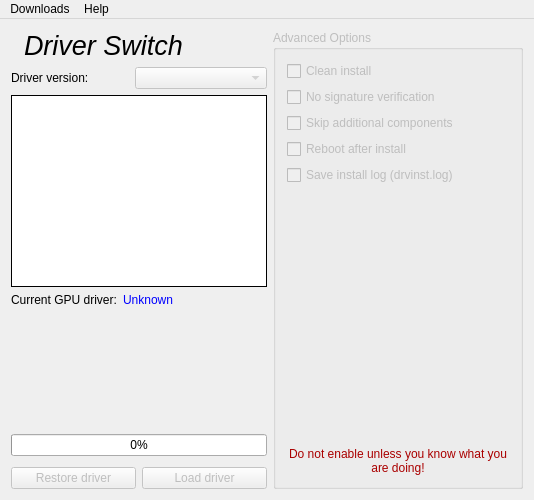
<?xml version="1.0" encoding="UTF-8"?>
<ui version="4.0">
 <class>IGCITDriverSwitchClass</class>
 <widget class="QMainWindow" name="IGCITDriverSwitchClass">
  <property name="geometry">
   <rect>
    <x>0</x>
    <y>0</y>
    <width>534</width>
    <height>500</height>
   </rect>
  </property>
  <property name="windowTitle">
   <string>IGCIT Driver Switch</string>
  </property>
  <property name="windowFilePath">
   <string notr="true"/>
  </property>
  <widget class="QWidget" name="centralWidget">
   <layout class="QHBoxLayout" name="horizontalLayout">
    <item>
     <layout class="QVBoxLayout" name="verticalLayout">
      <property name="sizeConstraint">
       <enum>QLayout::SetDefaultConstraint</enum>
      </property>
      <property name="bottomMargin">
       <number>0</number>
      </property>
      <item>
       <layout class="QHBoxLayout" name="horizontalLayout_2">
        <item>
         <widget class="QLabel" name="label">
          <property name="sizePolicy">
           <sizepolicy hsizetype="Preferred" vsizetype="Preferred">
            <horstretch>0</horstretch>
            <verstretch>0</verstretch>
           </sizepolicy>
          </property>
          <property name="minimumSize">
           <size>
            <width>0</width>
            <height>0</height>
           </size>
          </property>
          <property name="pixmap">
           <pixmap resource="IGCITDriverSwitch.qrc">:/IGCITDriverSwitch/IGCIT-logo-dswitch.png</pixmap>
          </property>
          <property name="scaledContents">
           <bool>false</bool>
          </property>
          <property name="margin">
           <number>0</number>
          </property>
         </widget>
        </item>
        <item>
         <widget class="QLabel" name="label_2">
          <property name="sizePolicy">
           <sizepolicy hsizetype="Preferred" vsizetype="Preferred">
            <horstretch>0</horstretch>
            <verstretch>0</verstretch>
           </sizepolicy>
          </property>
          <property name="text">
           <string>&lt;html&gt;&lt;head/&gt;&lt;body&gt;&lt;p&gt;&lt;span style=&quot; font-size:20pt; font-style:italic;&quot;&gt;Driver Switch&lt;/span&gt;&lt;/p&gt;&lt;/body&gt;&lt;/html&gt;</string>
          </property>
         </widget>
        </item>
        <item>
         <spacer name="horizontalSpacer">
          <property name="orientation">
           <enum>Qt::Horizontal</enum>
          </property>
          <property name="sizeHint" stdset="0">
           <size>
            <width>40</width>
            <height>20</height>
           </size>
          </property>
         </spacer>
        </item>
       </layout>
      </item>
      <item>
       <layout class="QHBoxLayout" name="horizontalLayout_3">
        <property name="topMargin">
         <number>0</number>
        </property>
        <item>
         <widget class="QLabel" name="label_4">
          <property name="sizePolicy">
           <sizepolicy hsizetype="Fixed" vsizetype="Preferred">
            <horstretch>0</horstretch>
            <verstretch>0</verstretch>
           </sizepolicy>
          </property>
          <property name="text">
           <string>Driver version:</string>
          </property>
         </widget>
        </item>
        <item>
         <spacer name="horizontalSpacer_2">
          <property name="orientation">
           <enum>Qt::Horizontal</enum>
          </property>
          <property name="sizeType">
           <enum>QSizePolicy::Fixed</enum>
          </property>
          <property name="sizeHint" stdset="0">
           <size>
            <width>40</width>
            <height>20</height>
           </size>
          </property>
         </spacer>
        </item>
        <item>
         <widget class="QComboBox" name="driversListCombo">
          <property name="enabled">
           <bool>false</bool>
          </property>
         </widget>
        </item>
       </layout>
      </item>
      <item>
       <widget class="QTextEdit" name="logtxtEdit">
        <property name="frameShape">
         <enum>QFrame::Box</enum>
        </property>
        <property name="frameShadow">
         <enum>QFrame::Plain</enum>
        </property>
        <property name="horizontalScrollBarPolicy">
         <enum>Qt::ScrollBarAlwaysOff</enum>
        </property>
        <property name="readOnly">
         <bool>true</bool>
        </property>
       </widget>
      </item>
      <item>
       <layout class="QHBoxLayout" name="horizontalLayout_4">
        <property name="topMargin">
         <number>0</number>
        </property>
        <item>
         <widget class="QLabel" name="label_5">
          <property name="sizePolicy">
           <sizepolicy hsizetype="Fixed" vsizetype="Preferred">
            <horstretch>0</horstretch>
            <verstretch>0</verstretch>
           </sizepolicy>
          </property>
          <property name="text">
           <string>Current GPU driver:</string>
          </property>
         </widget>
        </item>
        <item>
         <widget class="QLabel" name="curGpuDrvLbl">
          <property name="styleSheet">
           <string notr="true">#curGpuDrvLbl{color:blue;}</string>
          </property>
          <property name="text">
           <string>Unknown</string>
          </property>
         </widget>
        </item>
       </layout>
      </item>
      <item>
       <spacer name="verticalSpacer">
        <property name="orientation">
         <enum>Qt::Vertical</enum>
        </property>
        <property name="sizeHint" stdset="0">
         <size>
          <width>20</width>
          <height>40</height>
         </size>
        </property>
       </spacer>
      </item>
      <item>
       <widget class="QProgressBar" name="progressBar">
        <property name="value">
         <number>0</number>
        </property>
       </widget>
      </item>
      <item>
       <spacer name="verticalSpacer_3">
        <property name="orientation">
         <enum>Qt::Vertical</enum>
        </property>
        <property name="sizeType">
         <enum>QSizePolicy::Fixed</enum>
        </property>
        <property name="sizeHint" stdset="0">
         <size>
          <width>20</width>
          <height>5</height>
         </size>
        </property>
       </spacer>
      </item>
      <item>
       <layout class="QHBoxLayout" name="horizontalLayout_5">
        <property name="topMargin">
         <number>0</number>
        </property>
        <item>
         <widget class="QPushButton" name="restoreBtn">
          <property name="enabled">
           <bool>false</bool>
          </property>
          <property name="text">
           <string>Restore driver</string>
          </property>
         </widget>
        </item>
        <item>
         <widget class="QPushButton" name="loadBtn">
          <property name="enabled">
           <bool>false</bool>
          </property>
          <property name="text">
           <string>Load driver</string>
          </property>
         </widget>
        </item>
       </layout>
      </item>
     </layout>
    </item>
    <item>
     <layout class="QVBoxLayout" name="verticalLayout_2">
      <property name="leftMargin">
       <number>0</number>
      </property>
      <item>
       <widget class="QGroupBox" name="advOptsGroup">
        <property name="enabled">
         <bool>false</bool>
        </property>
        <property name="sizePolicy">
         <sizepolicy hsizetype="Expanding" vsizetype="Preferred">
          <horstretch>0</horstretch>
          <verstretch>0</verstretch>
         </sizepolicy>
        </property>
        <property name="minimumSize">
         <size>
          <width>0</width>
          <height>0</height>
         </size>
        </property>
        <property name="title">
         <string>Advanced Options</string>
        </property>
        <layout class="QVBoxLayout" name="verticalLayout_3">
         <item>
          <widget class="QCheckBox" name="argCleanInstChk">
           <property name="text">
            <string>Clean install</string>
           </property>
          </widget>
         </item>
         <item>
          <widget class="QCheckBox" name="argNoSigChk">
           <property name="text">
            <string>No signature verification</string>
           </property>
          </widget>
         </item>
         <item>
          <widget class="QCheckBox" name="argNoExtraChk">
           <property name="text">
            <string>Skip additional components</string>
           </property>
          </widget>
         </item>
         <item>
          <widget class="QCheckBox" name="argRebootAfiChk">
           <property name="text">
            <string>Reboot after install</string>
           </property>
          </widget>
         </item>
         <item>
          <widget class="QCheckBox" name="argSaveReportChk">
           <property name="text">
            <string>Save install log (drvinst.log)</string>
           </property>
          </widget>
         </item>
         <item>
          <spacer name="verticalSpacer_2">
           <property name="orientation">
            <enum>Qt::Vertical</enum>
           </property>
           <property name="sizeHint" stdset="0">
            <size>
             <width>20</width>
             <height>40</height>
            </size>
           </property>
          </spacer>
         </item>
         <item>
          <widget class="QLabel" name="label_3">
           <property name="text">
            <string>&lt;html&gt;&lt;head/&gt;&lt;body&gt;&lt;p&gt;&lt;span style=&quot; color:#aa0000;&quot;&gt;Do not enable unless you know what you are doing!&lt;/span&gt;&lt;/p&gt;&lt;/body&gt;&lt;/html&gt;</string>
           </property>
           <property name="alignment">
            <set>Qt::AlignCenter</set>
           </property>
           <property name="wordWrap">
            <bool>true</bool>
           </property>
          </widget>
         </item>
        </layout>
       </widget>
      </item>
     </layout>
    </item>
   </layout>
  </widget>
  <widget class="QMenuBar" name="menuBar">
   <property name="geometry">
    <rect>
     <x>0</x>
     <y>0</y>
     <width>534</width>
     <height>22</height>
    </rect>
   </property>
   <property name="autoFillBackground">
    <bool>false</bool>
   </property>
   <widget class="QMenu" name="menuDownloads">
    <property name="title">
     <string>Downloads</string>
    </property>
    <addaction name="menuDwnlSrc"/>
    <addaction name="separator"/>
    <addaction name="actionStable_Arc_and_Xe"/>
    <addaction name="actionBeta_drivers_8Arc_and_Xe"/>
    <addaction name="separator"/>
    <addaction name="actionStable_drivers_7th_10th_gen"/>
   </widget>
   <widget class="QMenu" name="menuHelp">
    <property name="title">
     <string>Help</string>
    </property>
    <addaction name="actionWiki"/>
    <addaction name="actionAbout"/>
   </widget>
   <addaction name="menuDownloads"/>
   <addaction name="menuHelp"/>
  </widget>
  <action name="menuDwnlSrc">
   <property name="text">
    <string>IGCIT Driver Switch sources</string>
   </property>
  </action>
  <action name="actionStable_drivers_Arc_Xe">
   <property name="text">
    <string>Stable drivers (Arc and Xe)</string>
   </property>
   <property name="iconText">
    <string>Stable drivers (Arc and Xe)</string>
   </property>
   <property name="toolTip">
    <string>Stable drivers (Arc and Xe)</string>
   </property>
  </action>
  <action name="actionBeta_drivers_Arc_Xe">
   <property name="text">
    <string>Beta drivers (Arc and Xe)</string>
   </property>
  </action>
  <action name="actionStable_drivers_7th_10th_gen">
   <property name="text">
    <string>Stable drivers (7th-10th gen)</string>
   </property>
  </action>
  <action name="actionBeta_drivers_7th_10th_gen">
   <property name="text">
    <string>Beta drivers (7th-10th gen)</string>
   </property>
  </action>
  <action name="actionStable_Arc_and_Xe">
   <property name="text">
    <string>Stable (Arc and Xe)</string>
   </property>
  </action>
  <action name="actionBeta_drivers_8Arc_and_Xe">
   <property name="text">
    <string>Beta drivers (Arc and Xe)</string>
   </property>
  </action>
  <action name="actionWiki">
   <property name="text">
    <string>Wiki</string>
   </property>
  </action>
  <action name="actionAbout">
   <property name="text">
    <string>About</string>
   </property>
  </action>
 </widget>
 <layoutdefault spacing="6" margin="11"/>
 <resources>
  <include location="IGCITDriverSwitch.qrc"/>
 </resources>
 <connections/>
</ui>
